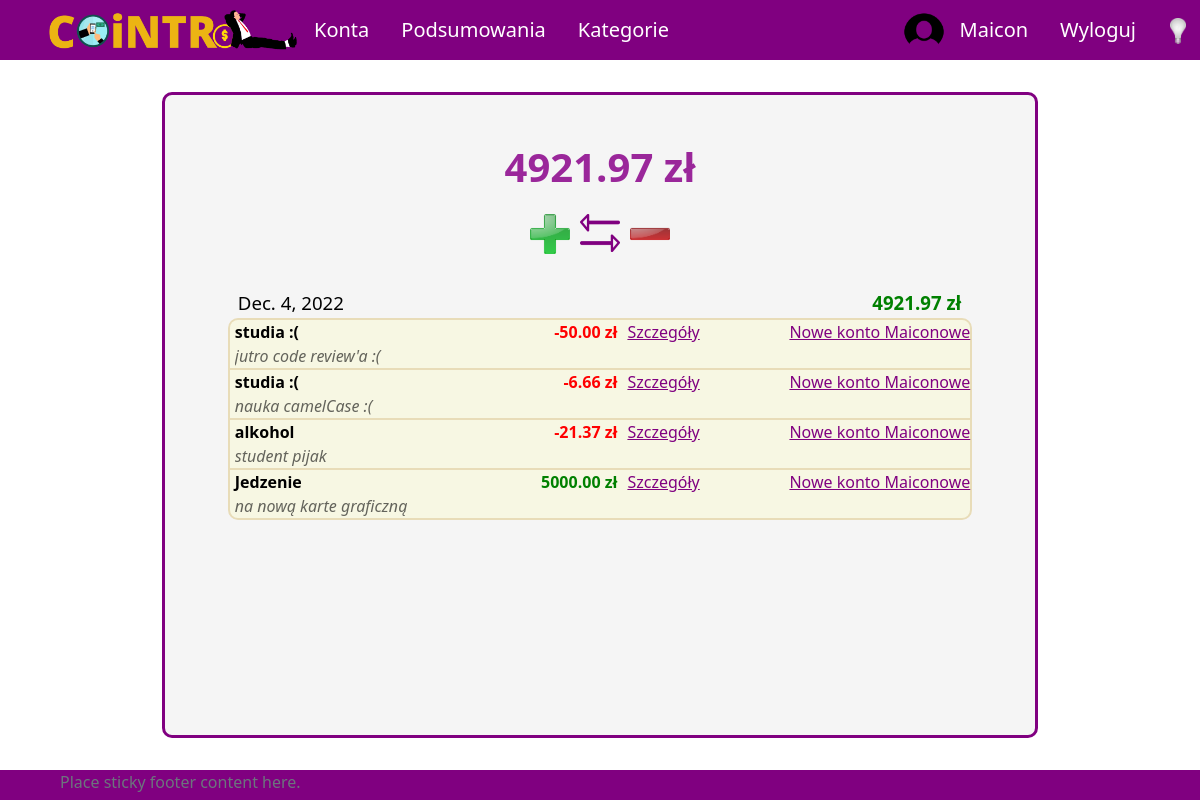
/ (signed in), run on an earlier commit of the app's database.
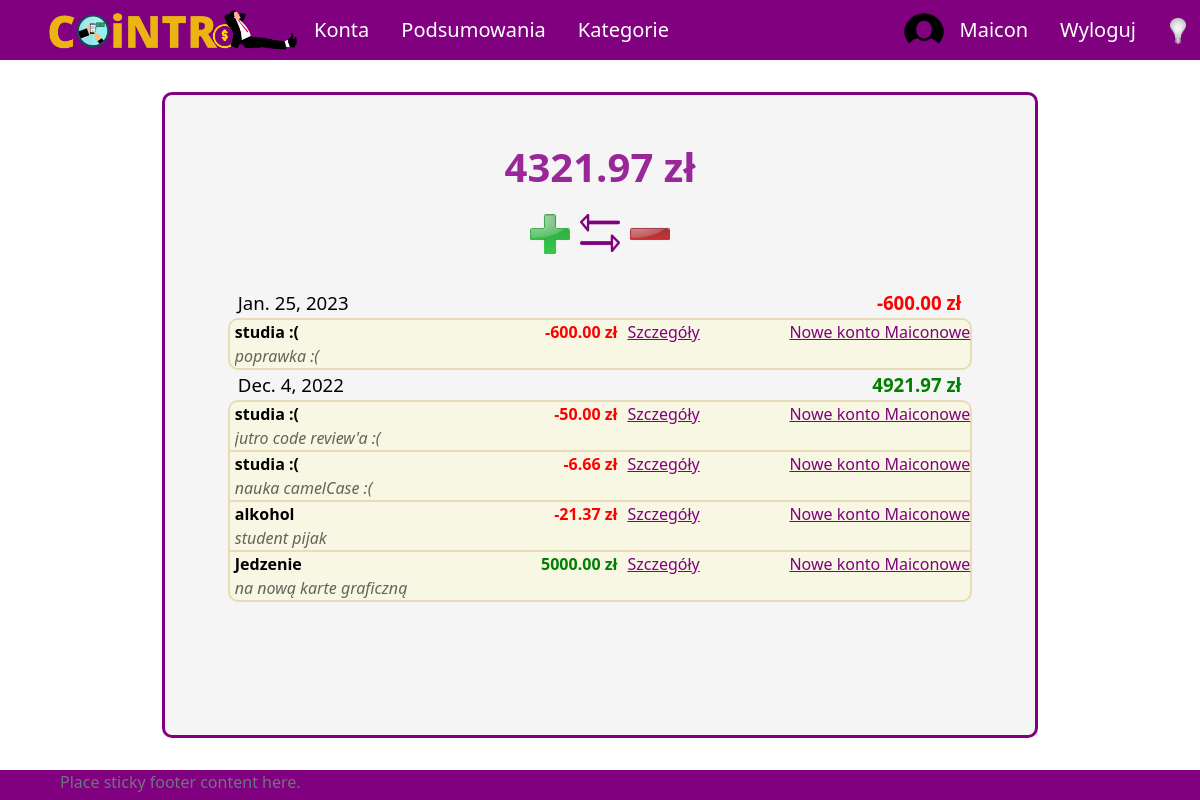
And on a later commit of the database.
### aplication/models.py (models this page shows, shortened)
class Transaction(models.Model):
    intervals = {
        'daily': (lambda x: x + timedelta(days=1), 'Codziennie'),
        'weekly': (lambda x: x + timedelta(weeks=1), 'Co tydzień'),
        'biweekly': (lambda x: x + timedelta(weeks=2), 'Co 2 tygodnie'),
        'montly': (lambda x: x + relativedelta(months=+1), 'Co miesiąc')}
    id_account = models.ForeignKey(Account, on_delete=models.CASCADE)
    id_user = models.ForeignKey(Profile, on_delete=models.SET_NULL, null=True) #konto z którego dokonano transakcji zostało usunięte ale transakcja ma pozostać
    id_category = models.ForeignKey(Category, on_delete=models.CASCADE)
    id_subcategory = models.ForeignKey(Subcategory, on_delete=models.SET_NULL, null=True, blank=True)
    currency = models.ForeignKey(Currency, on_delete=models.SET_NULL, null=True)
    repeat = models.CharField(null=True, blank=True, choices=tuple([(k, v[1]) for k, v in intervals.items()]), max_length=50)
    amount = models.DecimalField(max_digits=10, decimal_places=2)
    converted_amount = models.DecimalField(max_digits=10, decimal_places=2)
    transaction_date = models.DateField()
    description = models.CharField(max_length=255, blank=True, null=True)
    id = models.UUIDField(default=uuid.uuid4, unique=True, primary_key=True, editable=False)

class Account(models.Model):
    owner = models.ForeignKey(Profile, null=True, blank=True, on_delete=models.CASCADE)
    name = models.CharField(max_length=30)
    currency = models.ForeignKey(Currency, on_delete=models.SET_NULL, null=True)
    is_shared = models.BooleanField(default=False)
    description = models.CharField(max_length=100, null=True, blank=True)
    id = models.UUIDField(default=uuid.uuid4, unique=True, primary_key=True, editable=False)

### UsersApp/models.py (models this page shows, shortened)
class Profile(models.Model):
    user = models.OneToOneField(User, on_delete=models.CASCADE, null=True, blank=True)
    name = models.CharField(max_length=200, blank=True, null=True)
    email = models.EmailField(max_length=400, null=True, blank=True)
    username = models.CharField(max_length=200, blank=True, null=True)
    currency = models.ForeignKey('Currency', on_delete=models.SET_NULL, null=True)
    image = models.ImageField(null=True, blank=True)
    created = models.DateTimeField(auto_now_add=True)
    id = models.UUIDField(default=uuid.uuid4, unique=True,
                            primary_key=True, editable=False)

class Currency(models.Model):
    name = models.CharField(max_length=100)
    access_name = models.CharField(max_length=20) #access_name nazwa aby zdobyć kurs walut
    sign = models.CharField(max_length=5) #znak waluty
    id = models.UUIDField(default=uuid.uuid4, unique=True,
                            primary_key=True, editable=False)

class Category(models.Model):
    SCOPE_CHOICES = (
        ("INCOME", "income"),
        ("EXPENSE", "expense"),
    )
    name = models.CharField(max_length=255)
    owner = models.ForeignKey(Profile, null=True, blank=True, on_delete=models.CASCADE)
    scope = models.CharField(max_length=10, choices=SCOPE_CHOICES) #income / expense - do oddzielenia rodzaju transakcji
    id = models.UUIDField(default=uuid.uuid4, unique=True, primary_key=True, editable=False)
    def __str__(self):
        return self.name

### aplication/views/account_views.py (the view)
# urls.py: 2. Add a URL to urlpatterns:  path('', Home.as_view(), name='home')
class Home(TemplateView):
    template_name = 'application/home/home-logout.html'
    def get(self, request):
        if request.user.is_authenticated:
            return showAllTransactions(request)
        else:
            return render(request, self.template_name)

### aplication/services.py (called while the page is built, shortened)
def sumCurrency(all_transactions, currency):
    sum = 0
    today = date.today()
    for tr in all_transactions.filter(~Q(currency=currency)):
        if tr.id_category.scope == 'EXPENSE' and tr.transaction_date < today:
            sum += c.convert(tr.amount, tr.currency.access_name, currency.access_name, date=tr.transaction_date)
        else:
            sum += c.convert(tr.amount, tr.currency.access_name, currency.access_name)
    matchingCurrencySum = all_transactions.filter(Q(currency=currency)).aggregate(Sum('amount'))['amount__sum']
    sum += matchingCurrencySum if matchingCurrencySum is not None else 0
    return round(sum, 2)

def updateTransactions(all_transactions):
    today = date.today()
    repeating = all_transactions.filter(~Q(repeat=None))

### templates/application/home/home-login.html (shortened to what this page needs)
{% extends 'application/base.html' %}
{%load static%}
{% block content %}
    <div class="title">
        <h1>{{ balance }} {{ profile.currency.sign }}</h1>
    </div>
    <div class="content-pc">
        <p class="buttons">
            <a href="{% url 'addAccountless' type='income' %}"><img id="plus-icon" src="{% static 'images/icons/plus.png' %}"/></a>
            <a href="#"><img id="transfer-icon" src="{% static 'images/icons/arrows.png' %}"/></a>
            <a  href="{% url 'addAccountless' type='expense' %}"><img id="minus-icon" src="{% static 'images/icons/minus.png' %}"/></a>
        </p>
        <br>
        <table>
        {% for date, transactions, value in daily %}
            <tr id="date">
                <td class="center" colspan="4">{{ date }}</td>
                <td  id="transaction-amount"{% if value >= 0 %}class='income' {% else %}class='expense' {% endif %}>{{ value }} {{ profile.currency.sign }}</td>
            </tr>
            {% for tr in transactions %}
                <tr class="transaction"
                style="{% if not forloop.last %} border-bottom:none;{% endif %}
                {% if forloop.last %} border-bottom-left-radius:10px;border-bottom-right-radius:10px;
                {% endif %}
                {% if forloop.first %} border-top-left-radius:10px;border-top-right-radius:10px;
                {% endif %}">
                    <td id="transaction-category" class="bold">{{ tr.id_category }}
                    </td>
                    {% if tr.converted_amount >= 0 %}
                        <td id="transaction-amount" class="income" style="font-weight:600;">{{ tr.amount }} {{ tr.currency.sign }}</td>
                    {% else %}
                        <td id="transaction-amount" class="expense" style="font-weight:600;">{{ tr.amount }} {{ tr.currency.sign }}</td>
                    {% endif %}
                    <td class="last-in-one-row"><a class="purple" href="{% url 'showTransaction' tr.id 1 %}">Szczegóły</a></td>
                    <td id="transaction-account" class="last-in-one-row">
                        <a id="tr-acc-link" class="purple" href="{% url 'account' pk=tr.id_account.id %}">{{ tr.id_account.name }}</a>
                    </td>
                    {% if tr.description %}
                    <td id="transaction-description">{{ tr.description }}</td>
                    {% else %}
                    <td id="transaction-description"></td>
                    {% endif %}
                </tr>
            {% endfor %}
        {% endfor %}
        </table>
    </div>
    <br>
{% endblock  %}

What changed in the data, as far as the page shows it:
added Transaction: daily "Jan. 25, 2023", id_category "studia :(", amount "-600.00", currency.sign "zł", id_account.name "Nowe konto Maiconowe", description "poprawka :("
Also different on the page:
{{ balance }}: "4921.97" → "4321.97"
new list line: "-600.00"
new list line: "zł"
